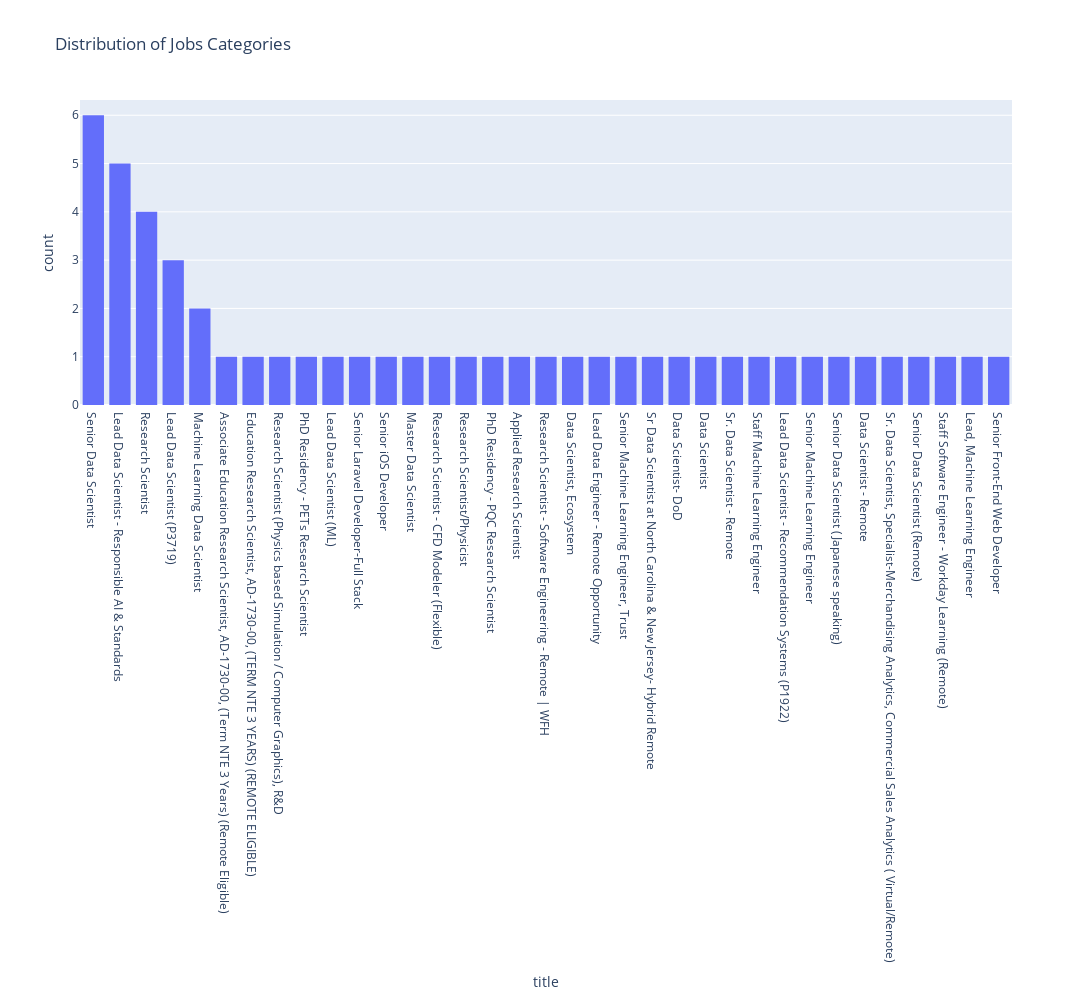

The code cell stored with this chart in its notebook:
### Code cell
fig = px.histogram(
    data, x="title", title="Distribution of Jobs Categories"
).update_xaxes(categoryorder="total descending")
fig.update_layout(
    autosize=False,
    width=20*100,
    height=10*100
)
fig.show()

### Figure 1 — Plotly figure (JSON) as saved in the notebook; plotly's stock layout.template omitted (floating-point values rounded to 4 significant figures)
{"data": [{"alignmentgroup": "True", "bingroup": "x", "hovertemplate": "title=%{x}<br>count=%{y}<extra></extra>", "legendgroup": "", "marker": {"color": "#636efa", "pattern": {"shape": ""}}, "name": "", "offsetgroup": "", "orientation": "v", "showlegend": false, "type": "histogram", "x": ["Associate Education Research Scientist, AD-1730-00, (Term NTE 3 Years) (Remote Eligible)", "Education Research Scientist, AD-1730-00, (TERM NTE 3 YEARS) (REMOTE ELIGIBLE)", "Research Scientist (Physics based Simulation / Computer Graphics), R&D", "PhD Residency - PETs Research Scientist", "Lead Data Scientist (ML)", "Senior Data Scientist", "Senior Laravel Developer-Full Stack", "Senior iOS Developer", "Master Data Scientist", "Research Scientist - CFD Modeler (Flexible)", "Research Scientist/Physicist", "PhD Residency - PQC Research Scientist", "Machine Learning Data Scientist", "Machine Learning Data Scientist", "Research Scientist", "Research Scientist", "Research Scientist", "Research Scientist", "Applied Research Scientist", "Research Scientist - Software Engineering - Remote | WFH", "Senior Data Scientist", "Data Scientist, Ecosystem", "Lead Data Engineer - Remote Opportunity", "Senior Machine Learning Engineer, Trust", "Senior Data Scientist", "Senior Data Scientist", "Sr Data Scientist at North Carolina & New Jersey- Hybrid Remote", "Senior Data Scientist", "Data Scientist- DoD", "Data Scientist", "Sr. Data Scientist - Remote", "Staff Machine Learning Engineer", "Lead Data Scientist - Responsible AI & Standards", "Lead Data Scientist - Responsible AI & Standards", "Lead Data Scientist (P3719)", "Lead Data Scientist - Responsible AI & Standards", "Lead Data Scientist - Responsible AI & Standards", "Lead Data Scientist - Responsible AI & Standards", "Lead Data Scientist (P3719)", "Lead Data Scientist - Recommendation Systems (P1922)", "Lead Data Scientist (P3719)", "Senior Machine Learning Engineer", "Senior Data Scientist (Japanese speaking)", "Data Scientist - Remote", "Sr. Data Scientist, Specialist-Merchandising Analytics, Commercial Sales Analytics ( Virtual/Remote)", "Senior Data Scientist (Remote)", "Senior Data Scientist", "Staff Software Engineer - Workday Learning (Remote)", "Lead, Machine Learning Engineer", "Senior Front-End Web Developer"], "xaxis": "x", "yaxis": "y"}], "layout": {"autosize": false, "barmode": "relative", "height": 1000, "legend": {"tracegroupgap": 0}, "title": {"text": "Distribution of Jobs Categories"}, "width": 2000, "xaxis": {"anchor": "y", "categoryorder": "total descending", "domain": [0, 1], "title": {"text": "title"}}, "yaxis": {"anchor": "x", "domain": [0, 1], "title": {"text": "count"}}}}
